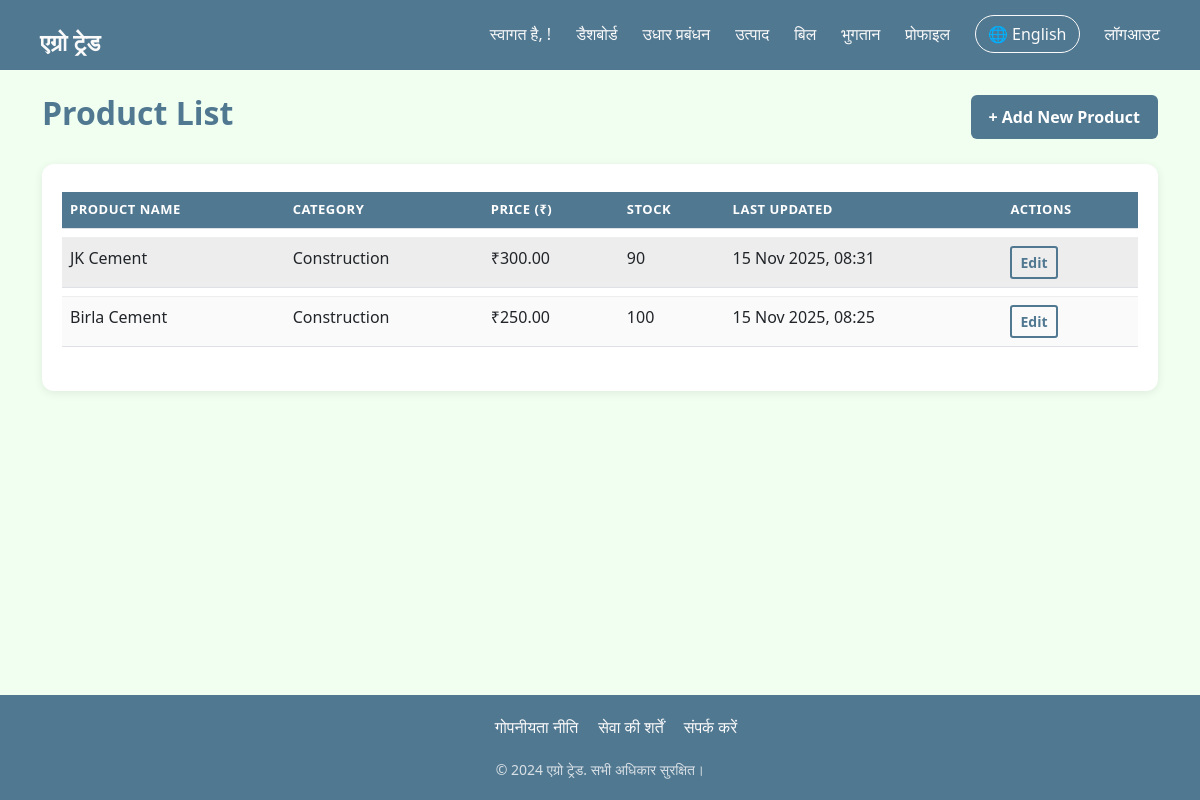
Page /products/ (signed in) on the earlier database version.
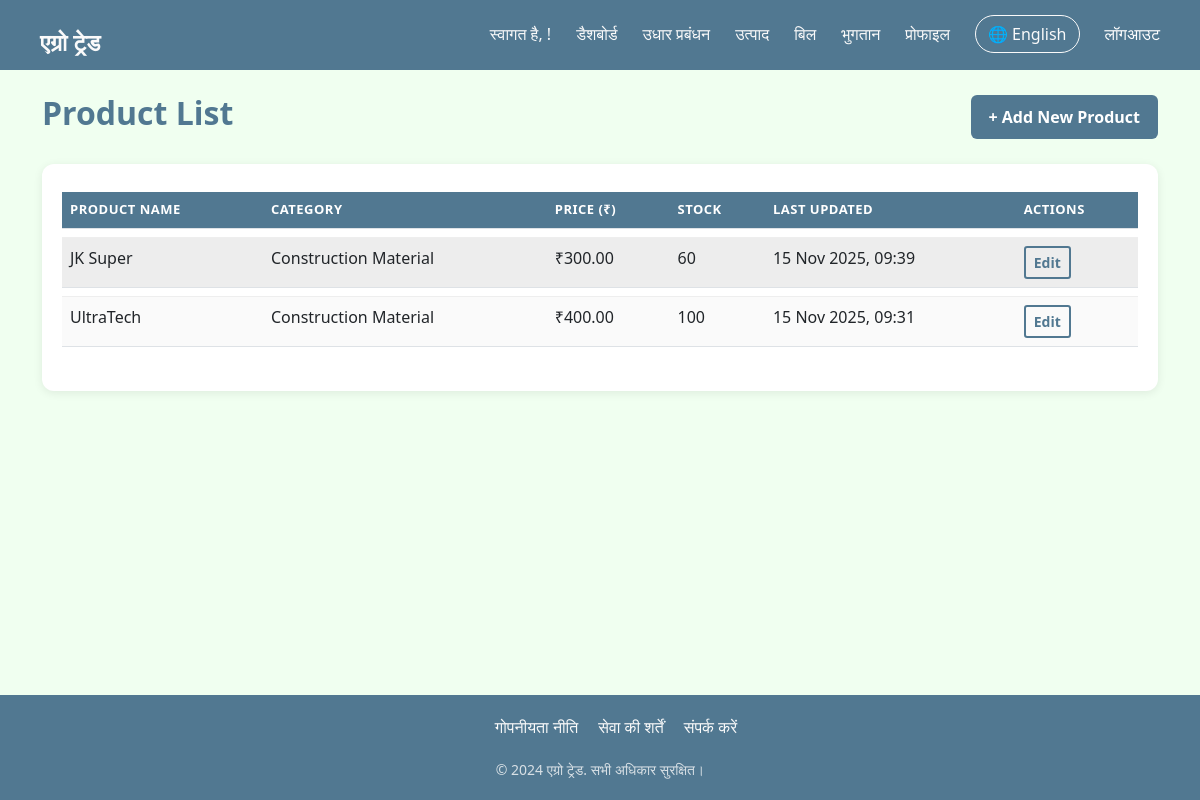
Same page on the later database version.
### myApp/models.py (models this page shows, shortened)
class Product(models.Model):
    name = models.CharField(max_length=100)
    category = models.CharField(max_length=50)
    market_price = models.DecimalField(max_digits=10, decimal_places=2)
    current_stock = models.PositiveIntegerField(default=0)
    updated_by = models.ForeignKey(User, on_delete=models.SET_NULL, null=True, blank=True)
    last_updated = models.DateTimeField(auto_now=True)

### myApp/views.py (the view)
# urls.py: path('products/', views.product_list, name='product_list'),
@login_required
def product_list(request):
    products = Product.objects.all()
    return render(request, 'products.html', {'products': products})

### templates/products.html (shortened to what this page needs)
{% extends "base.html" %}
{% block content %}
<div class="d-flex justify-content-between align-items-center mb-4">
    <h2>Product List</h2>
    <a href="{% url 'add_product' %}" class="btn btn-success">+ Add New Product</a>
</div>
<div class="table-responsive">
    <table class="table table-striped">
        <thead>
            <tr>
                <th>Product Name</th>
                <th>Category</th>
                <th>Price (₹)</th>
                <th>Stock</th>
                <th>Last Updated</th>
                <th>Actions</th>
            </tr>
        </thead>
        <tbody>
            {% for product in products %}
            <tr>
                <td>{{ product.name }}</td>
                <td>{{ product.category }}</td>
                <td>₹{{ product.market_price }}</td>
                <td>{{ product.current_stock }}</td>
                <td>{{ product.last_updated|date:"d M Y, H:i" }}</td>
                <td>
                    <button class="btn btn-sm btn-outline-primary">Edit</button>
                </td>
            </tr>
            {% empty %}
            <tr>
                <td colspan="6" class="text-center">No products found. <a href="{% url 'add_product' %}">Add your first product</a></td>
            </tr>
            {% endfor %}
        </tbody>
    </table>
</div>
{% endblock %}

Differences in the rows shown:
changed Product: name "JK Cement" → "JK Super"; category "Construction" → "Construction Material"; current_stock "90" → "60"; last_updated "15 Nov 2025, 08:31" → "15 Nov 2025, 09:39"
changed Product: name "Birla Cement" → "UltraTech"; category "Construction" → "Construction Material"; market_price "250.00" → "400.00"; last_updated "15 Nov 2025, 08:25" → "15 Nov 2025, 09:31"
